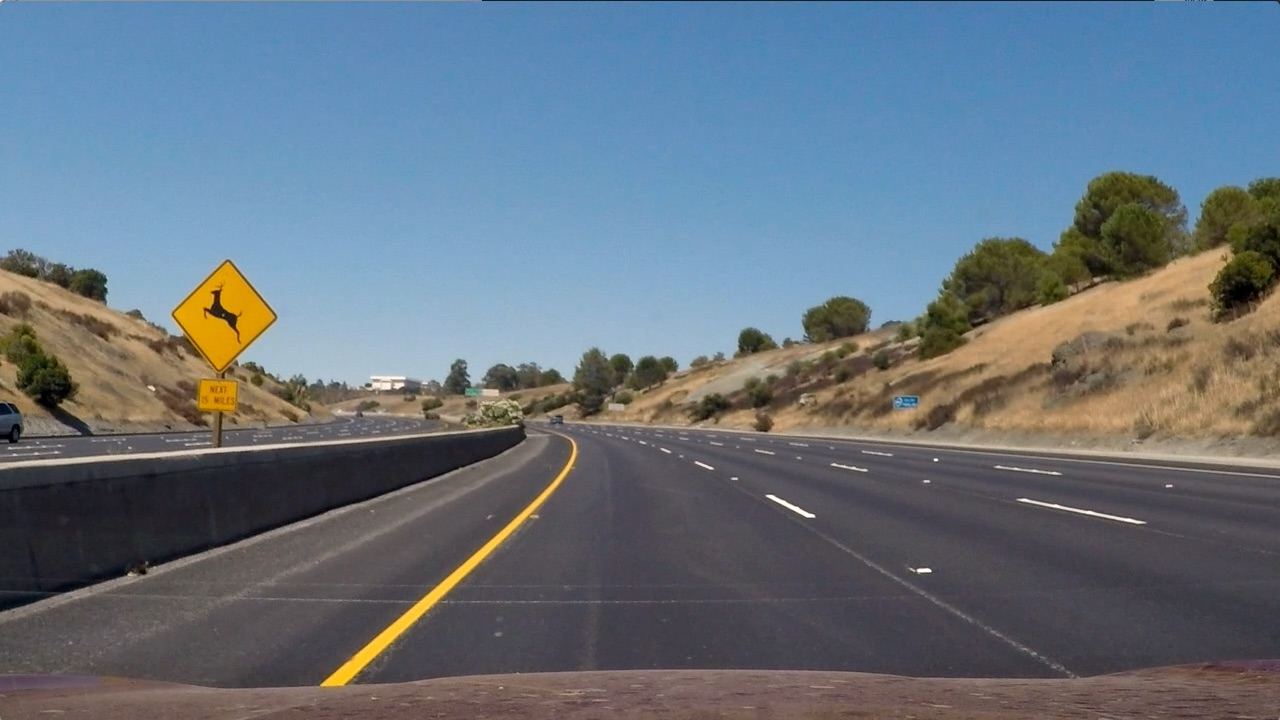
#> input picture test2.jpg, 1280 x 720 px
$ python '차선인식.py'
#> lines starting #> are read from the running program, lines starting #| are printed output that depends on the picture; after the words box and inside, x2 and y2 are one past the last pixel; in counts of white or black regions, pixels touching at a corner belong together; pictures that were not available may be replaced by others from this repository, and a replacement may not be noted
#!/usr/bin/env python
# coding: utf-8

# In[ ]:


import cv2
from google.colab.patches import cv2_imshow


# In[ ]:


image = cv2.imread('test2.jpg', cv2.IMREAD_COLOR)
#> image is the input picture: shape (720, 1280, 3); mean B, G, R 125.5, 114.6, 102.8


# In[8]:


import numpy as np
mark = np.copy(image) # image 복사

#  BGR 제한 값 설정
blue_threshold = 200
green_threshold = 200
red_threshold = 200
bgr_threshold = [blue_threshold, green_threshold, red_threshold]

# BGR 제한 값보다 작으면 검은색으로
thresholds = (image[:,:,0] < bgr_threshold[0])             | (image[:,:,1] < bgr_threshold[1])             | (image[:,:,2] < bgr_threshold[2])
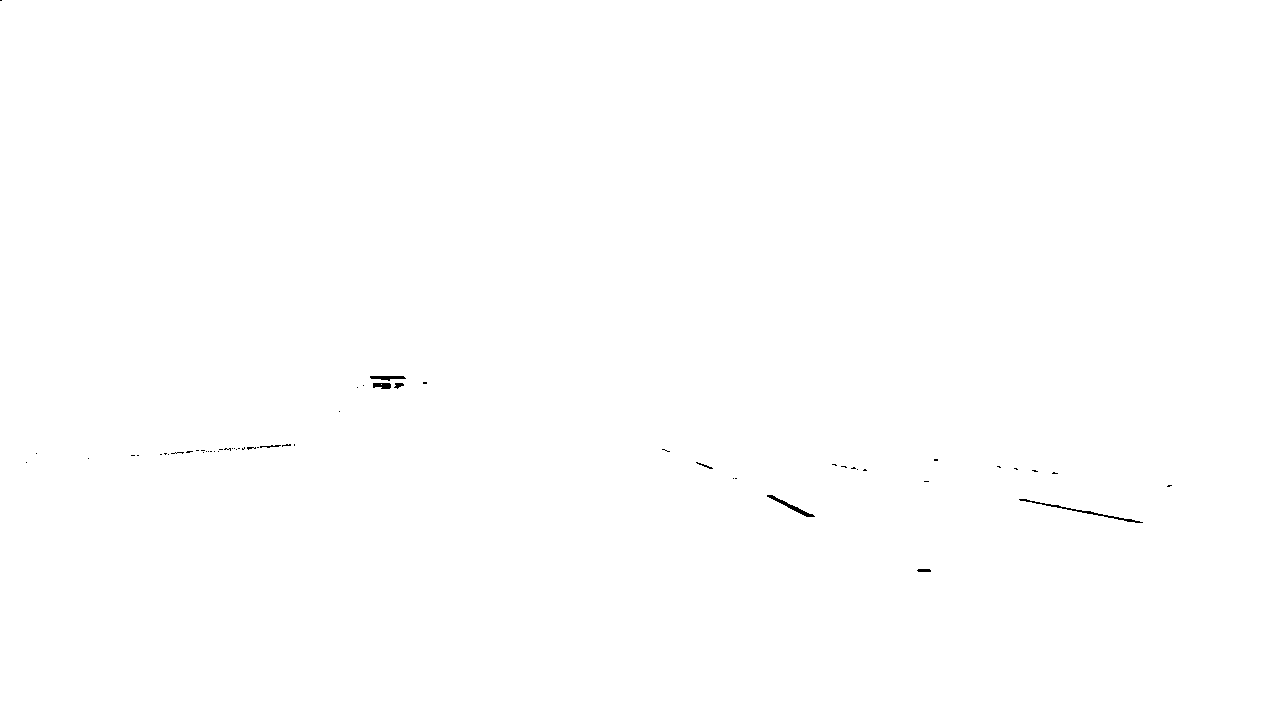
#> thresholds: shape (720, 1280) bool; 99.9% white; 57 black regions (49 under 20 px), largest, box (x1, y1, x2, y2) and area: (1019, 499, 1143, 523) 247, (767, 495, 815, 517) 183, (370, 376, 406, 381) 115
mark[thresholds] = [0,0,0]

cv2_imshow(mark) # 흰색 추출 이미지 출력
cv2_imshow(image) # 이미지 출력
cv2.waitKey(0)


# In[9]:


def region_of_interest(img, vertices, color3=(255,255,255), color1=255): # ROI 셋팅

    mask = np.zeros_like(img) # mask = img와 같은 크기의 빈 이미지

    if len(img.shape) > 2: # Color 이미지(3채널)라면 :
        color = color3
    else: # 흑백 이미지(1채널)라면 :
        color = color1

    # vertices에 정한 점들로 이뤄진 다각형부분(ROI 설정부분)을 color로 채움
    cv2.fillPoly(mask, vertices, color)

    # 이미지와 color로 채워진 ROI를 합침
    ROI_image = cv2.bitwise_and(img, mask)
    return ROI_image

def mark_img(img, blue_threshold=200, green_threshold=200, red_threshold=200): # 흰색 차선 찾기

    #  BGR 제한 값
    bgr_threshold = [blue_threshold, green_threshold, red_threshold]

    # BGR 제한 값보다 작으면 검은색으로
    thresholds = (image[:,:,0] < bgr_threshold[0])                 | (image[:,:,1] < bgr_threshold[1])                 | (image[:,:,2] < bgr_threshold[2])
    mark[thresholds] = [0,0,0]
    return mark

image = cv2.imread('test2.jpg') # 이미지 읽기
height, width = image.shape[:2] # 이미지 높이, 너비

# 사다리꼴 모형의 Points
vertices = np.array([[(50,height),(width/2-45, height/2+60), (width/2+45, height/2+60), (width-50,height)]], dtype=np.int32)
roi_img = region_of_interest(image, vertices,(0,0,255)) # vertices에 정한 점들 기준으로 ROI 이미지 생성 (0,0,255)부분을 지우면 빨간색이 흰색으로 표현된다.

mark = np.copy(roi_img) # roi_img 복사
mark = mark_img(roi_img) # 흰색 차선 찾기

cv2_imshow(mark) # 흰색 차선 추출 결과 출력
cv2_imshow(image) # 이미지 출력
cv2.waitKey(0)


# In[10]:


def region_of_interest(img, vertices, color3=(255,255,255), color1=255): # ROI 셋팅

    mask = np.zeros_like(img) # mask = img와 같은 크기의 빈 이미지

    if len(img.shape) > 2: # Color 이미지(3채널)라면 :
        color = color3
    else: # 흑백 이미지(1채널)라면 :
        color = color1

    # vertices에 정한 점들로 이뤄진 다각형부분(ROI 설정부분)을 color로 채움
    cv2.fillPoly(mask, vertices, color)

    # 이미지와 color로 채워진 ROI를 합침
    ROI_image = cv2.bitwise_and(img, mask)
    return ROI_image

def mark_img(img, blue_threshold=200, green_threshold=200, red_threshold=200): # 흰색 차선 찾기

    #  BGR 제한 값
    bgr_threshold = [blue_threshold, green_threshold, red_threshold]

    # BGR 제한 값보다 작으면 검은색으로
    thresholds = (image[:,:,0] < bgr_threshold[0])                 | (image[:,:,1] < bgr_threshold[1])                 | (image[:,:,2] < bgr_threshold[2])
    mark[thresholds] = [0,0,0]
    return mark

image = cv2.imread('test2.jpg') # 이미지 읽기
height, width = image.shape[:2] # 이미지 높이, 너비

# 사다리꼴 모형의 Points
vertices = np.array([[(50,height),(width/2-45, height/2+60), (width/2+45, height/2+60), (width-50,height)]], dtype=np.int32)
roi_img = region_of_interest(image, vertices, (0,0,255)) # vertices에 정한 점들 기준으로 ROI 이미지 생성

mark = np.copy(roi_img) # roi_img 복사
mark = mark_img(roi_img) # 흰색 차선 찾기

# 흰색 차선 검출한 부분을 원본 image에 overlap 하기
color_thresholds = (mark[:,:,0] == 0) & (mark[:,:,1] == 0) & (mark[:,:,2] > 200)
#> color_thresholds: shape (720, 1280) bool; 0.03% white; 6 white regions (3 under 20 px), largest, box (x1, y1, x2, y2) and area: (767, 495, 815, 517) 183, (917, 569, 931, 572) 39, (696, 462, 713, 469) 30
image[color_thresholds] = [0,0,255]
#> image: shape (720, 1280, 3); 0.03% of pixels changed, all inside (x1, y1, x2, y2) = (662, 449, 931, 572)

cv2_imshow(mark) # 흰색 차선 추출 결과 출력
cv2_imshow(image) # 이미지 출력
cv2.waitKey(0)


# In[ ]:


def region_of_interest(img, vertices, color3=(255,255,255), color1=255): # ROI 셋팅

    mask = np.zeros_like(img) # mask = img와 같은 크기의 빈 이미지

    if len(img.shape) > 2: # Color 이미지(3채널)라면 :
        color = color3
    else: # 흑백 이미지(1채널)라면 :
        color = color1

    # vertices에 정한 점들로 이뤄진 다각형부분(ROI 설정부분)을 color로 채움
    cv2.fillPoly(mask, vertices, color)

    # 이미지와 color로 채워진 ROI를 합침
    ROI_image = cv2.bitwise_and(img, mask)
    return ROI_image

def mark_img(img, blue_threshold=200, green_threshold=200, red_threshold=200): # 흰색 차선 찾기

    #  BGR 제한 값
    bgr_threshold = [blue_threshold, green_threshold, red_threshold]

    # BGR 제한 값보다 작으면 검은색으로
    thresholds = (image[:,:,0] < bgr_threshold[0])                 | (image[:,:,1] < bgr_threshold[1])                 | (image[:,:,2] < bgr_threshold[2])
    mark[thresholds] = [0,0,0]
    return mark

cap = cv2.VideoCapture('challenge_video.mp4') # 동영상 불러오기

while(cap.isOpened()):
    ret, image = cap.read()
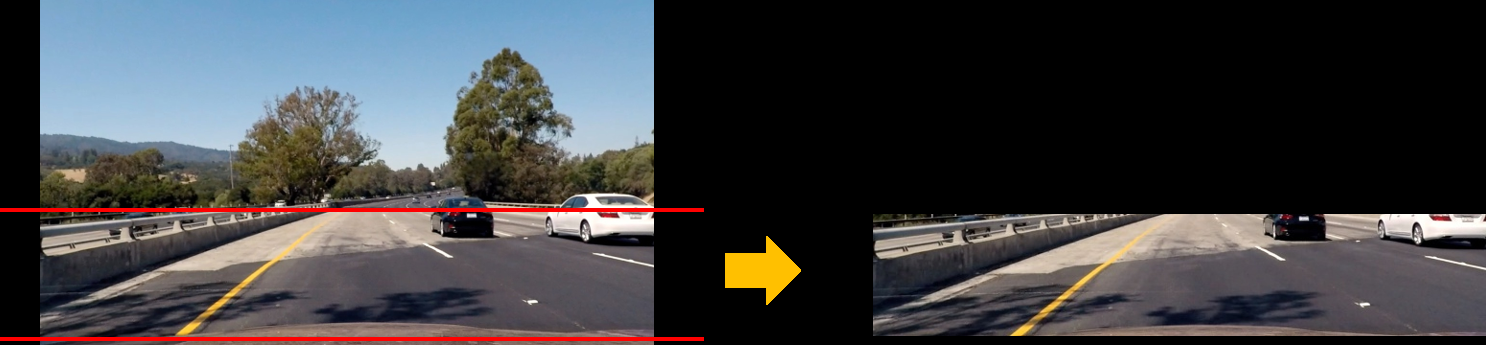
#> input picture crop_img.jpg, 1486 x 345 px, given in place of challenge_video.mp4, which was not available
#> image is the input picture: shape (345, 1486, 3); mean B, G, R 66.9, 64.6, 64.5
    height, width = image.shape[:2] # 이미지 높이, 너비

    # 사다리꼴 모형의 Points
    vertices = np.array([[(50,height),(width/2-45, height/2+60), (width/2+45, height/2+60), (width-50,height)]], dtype=np.int32)
    roi_img = region_of_interest(image, vertices, (0,0,255)) # vertices에 정한 점들 기준으로 ROI 이미지 생성

    mark = np.copy(roi_img) # roi_img 복사
    mark = mark_img(roi_img) # 흰색 차선 찾기
#> in mark_img, `thresholds = (image[:,:,0] < bgr_threshold[0])                 | (imag..`:
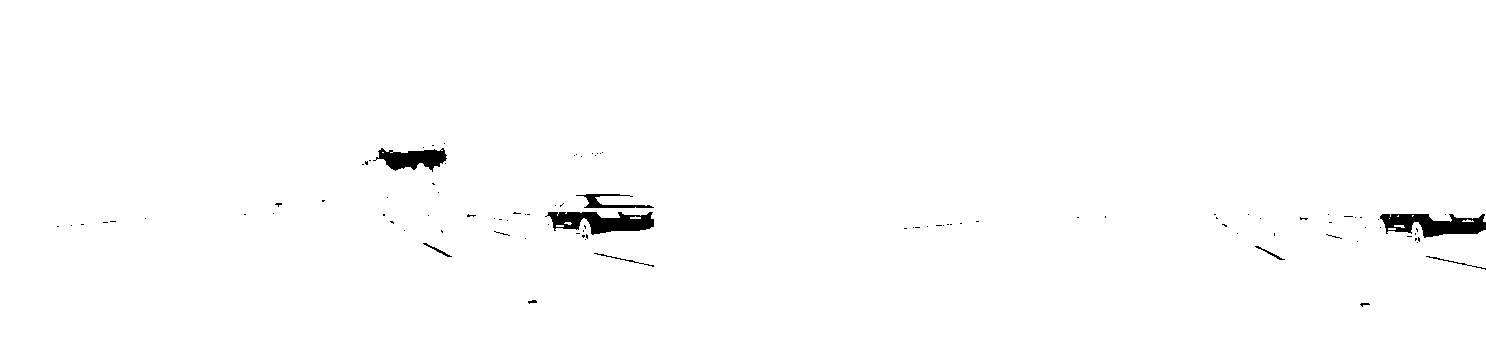
#> thresholds: shape (345, 1486) bool; 99% white; 98 black regions (88 under 20 px), largest, box (x1, y1, x2, y2) and area: (1380, 214, 1486, 238) 1569, (545, 212, 654, 235) 1516, (373, 148, 447, 172) 1031

    # 흰색 차선 검출한 부분을 원본 image에 overlap 하기
    color_thresholds = (mark[:,:,0] == 0) & (mark[:,:,1] == 0) & (mark[:,:,2] > 200)
#> color_thresholds: shape (345, 1486) bool; 0.02% white in thin lines or dots, all inside (x1, y1, x2, y2) = (528, 253, 654, 304)
    image[color_thresholds] = [0,0,255]
#> image: shape (345, 1486, 3); 0.02% of pixels changed, all inside (x1, y1, x2, y2) = (528, 253, 654, 304)

    cv2_imshow(image) # 이미지 출력
    if cv2.waitKey(1) & 0xFF == ord('q'):
#> (key q is pressed here)
        break
# Release
cap.release()
cv2.destroyAllWindows()


# 위의것은 color를 기반으로 흰색만 뽑아주는 방법이다
# 하지만 그림자 / 우천과 같은 경우가 발생한다면 흰색으로는 찾을수 없고 범위를 넓힌다면 본말전도이다.
# 따라서 아래 방법과 같은 edge방법을 주로 사용한다.
#

# In[11]:


import cv2 # opencv 사용
import numpy as np

def grayscale(img): # 흑백이미지로 변환
    return cv2.cvtColor(img, cv2.COLOR_RGB2GRAY)

def canny(img, low_threshold, high_threshold): # Canny 알고리즘
    return cv2.Canny(img, low_threshold, high_threshold)

def gaussian_blur(img, kernel_size): # 가우시안 필터
    return cv2.GaussianBlur(img, (kernel_size, kernel_size), 0)

image = cv2.imread('test2.jpg') # 이미지 읽기
height, width = image.shape[:2] # 이미지 높이, 너비

gray_img = grayscale(image) # 흑백이미지로 변환

blur_img = gaussian_blur(gray_img, 3) # Blur 효과

canny_img = canny(blur_img, 70, 210) # Canny edge 알고리즘

cv2_imshow(canny_img) # Canny 이미지 출력
cv2.waitKey(0)


# In[12]:


def grayscale(img): # 흑백이미지로 변환
    return cv2.cvtColor(img, cv2.COLOR_RGB2GRAY)

def canny(img, low_threshold, high_threshold): # Canny 알고리즘
    return cv2.Canny(img, low_threshold, high_threshold)

def gaussian_blur(img, kernel_size): # 가우시안 필터
    return cv2.GaussianBlur(img, (kernel_size, kernel_size), 0)

def region_of_interest(img, vertices, color3=(255,255,255), color1=255): # ROI 셋팅

    mask = np.zeros_like(img) # mask = img와 같은 크기의 빈 이미지

    if len(img.shape) > 2: # Color 이미지(3채널)라면 :
        color = color3
    else: # 흑백 이미지(1채널)라면 :
        color = color1

    # vertices에 정한 점들로 이뤄진 다각형부분(ROI 설정부분)을 color로 채움
    cv2.fillPoly(mask, vertices, color)

    # 이미지와 color로 채워진 ROI를 합침
    ROI_image = cv2.bitwise_and(img, mask)
    return ROI_image

def draw_lines(img, lines, color=[0, 0, 255], thickness=2): # 선 그리기
    for line in lines:
        for x1,y1,x2,y2 in line:
            cv2.line(img, (x1, y1), (x2, y2), color, thickness)

def hough_lines(img, rho, theta, threshold, min_line_len, max_line_gap): # 허프 변환
    lines = cv2.HoughLinesP(img, rho, theta, threshold, np.array([]), minLineLength=min_line_len, maxLineGap=max_line_gap)
    line_img = np.zeros((img.shape[0], img.shape[1], 3), dtype=np.uint8)
    draw_lines(line_img, lines)

    return line_img

def weighted_img(img, initial_img, α=1, β=1., λ=0.): # 두 이미지 operlap 하기
    return cv2.addWeighted(initial_img, α, img, β, λ)

image = cv2.imread('test2.jpg') # 이미지 읽기
height, width = image.shape[:2] # 이미지 높이, 너비

gray_img = grayscale(image) # 흑백이미지로 변환

blur_img = gaussian_blur(gray_img, 3) # Blur 효과

canny_img = canny(blur_img, 70, 210) # Canny edge 알고리즘

vertices = np.array([[(50,height),(width/2-45, height/2+60), (width/2+45, height/2+60), (width-50,height)]], dtype=np.int32)
ROI_img = region_of_interest(canny_img, vertices) # ROI 설정
#> in region_of_interest, `ROI_image = cv2.bitwise_and(img, mask)`:
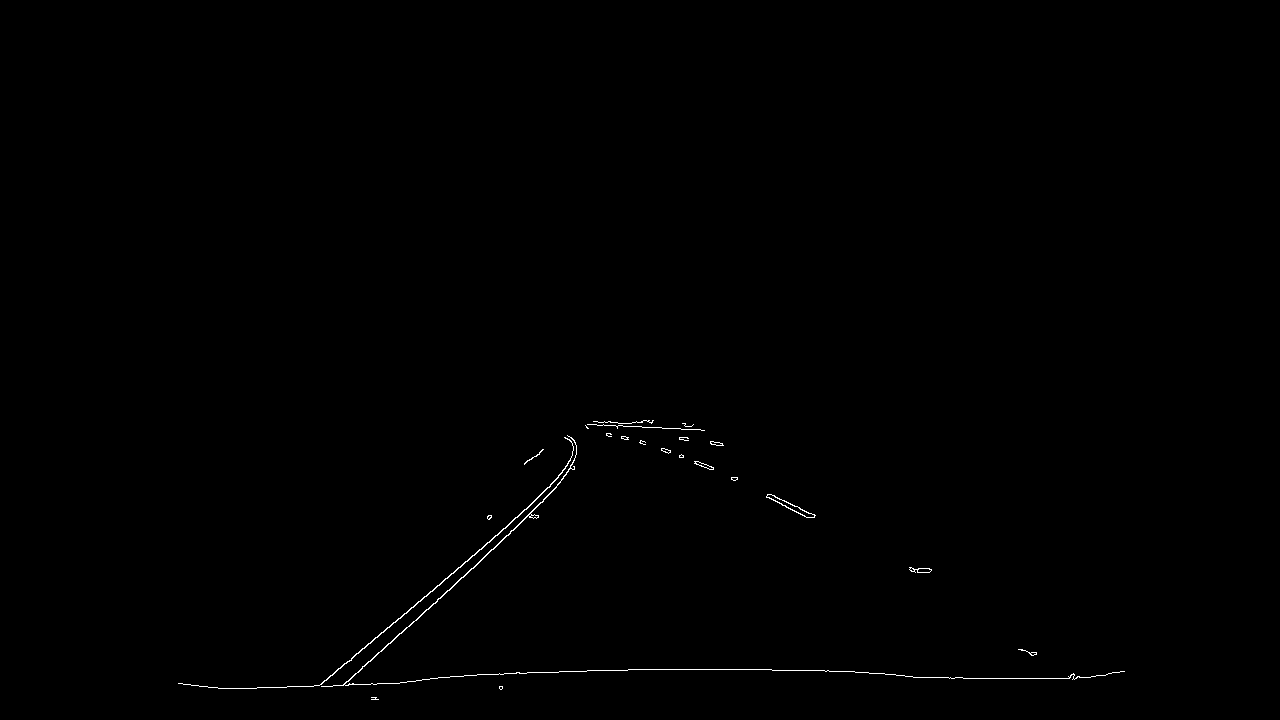
#> ROI_image: shape (720, 1280); 0.29% white in thin lines or dots, all inside (x1, y1, x2, y2) = (178, 420, 1125, 700)

hough_img = hough_lines(ROI_img, 1, 1 * np.pi/180, 30, 10, 20) # 허프 변환
#> in hough_lines, `lines = cv2.HoughLinesP(img, rho, theta, threshold, np.array([]), minL..`: lines = 29 rows, first 6: [342, 685, 531, 515], [319, 685, 482, 548], [238, 688, 399, 683], [997, 678, 1025, 678], [628, 669, 771, 669], [318, 685, 509, 524]
#> the loop in draw_lines, `for line in lines:` made 29 passes

result = weighted_img(hough_img, image) # 원본 이미지에 검출된 선 overlap
cv2_imshow(result) # 결과 이미지 출력
cv2.waitKey(0)


# In[ ]:


def grayscale(img): # 흑백이미지로 변환
    return cv2.cvtColor(img, cv2.COLOR_RGB2GRAY)

def canny(img, low_threshold, high_threshold): # Canny 알고리즘
    return cv2.Canny(img, low_threshold, high_threshold)

def gaussian_blur(img, kernel_size): # 가우시안 필터
    return cv2.GaussianBlur(img, (kernel_size, kernel_size), 0)

def region_of_interest(img, vertices, color3=(255,255,255), color1=255): # ROI 셋팅

    mask = np.zeros_like(img) # mask = img와 같은 크기의 빈 이미지

    if len(img.shape) > 2: # Color 이미지(3채널)라면 :
        color = color3
    else: # 흑백 이미지(1채널)라면 :
        color = color1

    # vertices에 정한 점들로 이뤄진 다각형부분(ROI 설정부분)을 color로 채움
    cv2.fillPoly(mask, vertices, color)

    # 이미지와 color로 채워진 ROI를 합침
    ROI_image = cv2.bitwise_and(img, mask)
    return ROI_image

def draw_lines(img, lines, color=[0, 0, 255], thickness=2): # 선 그리기
    for line in lines:
        for x1,y1,x2,y2 in line:
            cv2.line(img, (x1, y1), (x2, y2), color, thickness)

def hough_lines(img, rho, theta, threshold, min_line_len, max_line_gap): # 허프 변환
    lines = cv2.HoughLinesP(img, rho, theta, threshold, np.array([]), minLineLength=min_line_len, maxLineGap=max_line_gap)
    line_img = np.zeros((img.shape[0], img.shape[1], 3), dtype=np.uint8)
    draw_lines(line_img, lines)

    return line_img

def weighted_img(img, initial_img, α=1, β=1., λ=0.): # 두 이미지 operlap 하기
    return cv2.addWeighted(initial_img, α, img, β, λ)

cap = cv2.VideoCapture('challenge_video.mp4') # 동영상 불러오기

while(cap.isOpened()):
    ret, image = cap.read()

    height, width = image.shape[:2] # 이미지 높이, 너비

    gray_img = grayscale(image) # 흑백이미지로 변환

    blur_img = gaussian_blur(gray_img, 3) # Blur 효과

    canny_img = canny(blur_img, 70, 210) # Canny edge 알고리즘
#> in canny, `return cv2.Canny(img, low_threshold, high_threshold)`:
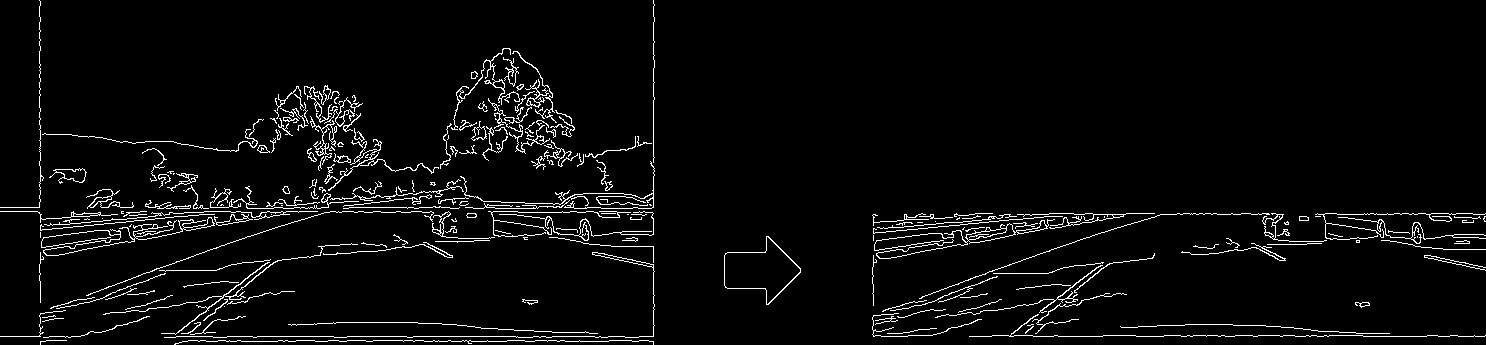
#> returned value: shape (345, 1486); 4% white in thin lines or dots

    vertices = np.array([[(50,height),(width/2-45, height/2+60), (width/2+45, height/2+60), (width-50,height)]], dtype=np.int32)
    ROI_img = region_of_interest(canny_img, vertices) # ROI 설정
#> (the rest of the program and of its run is left out)
